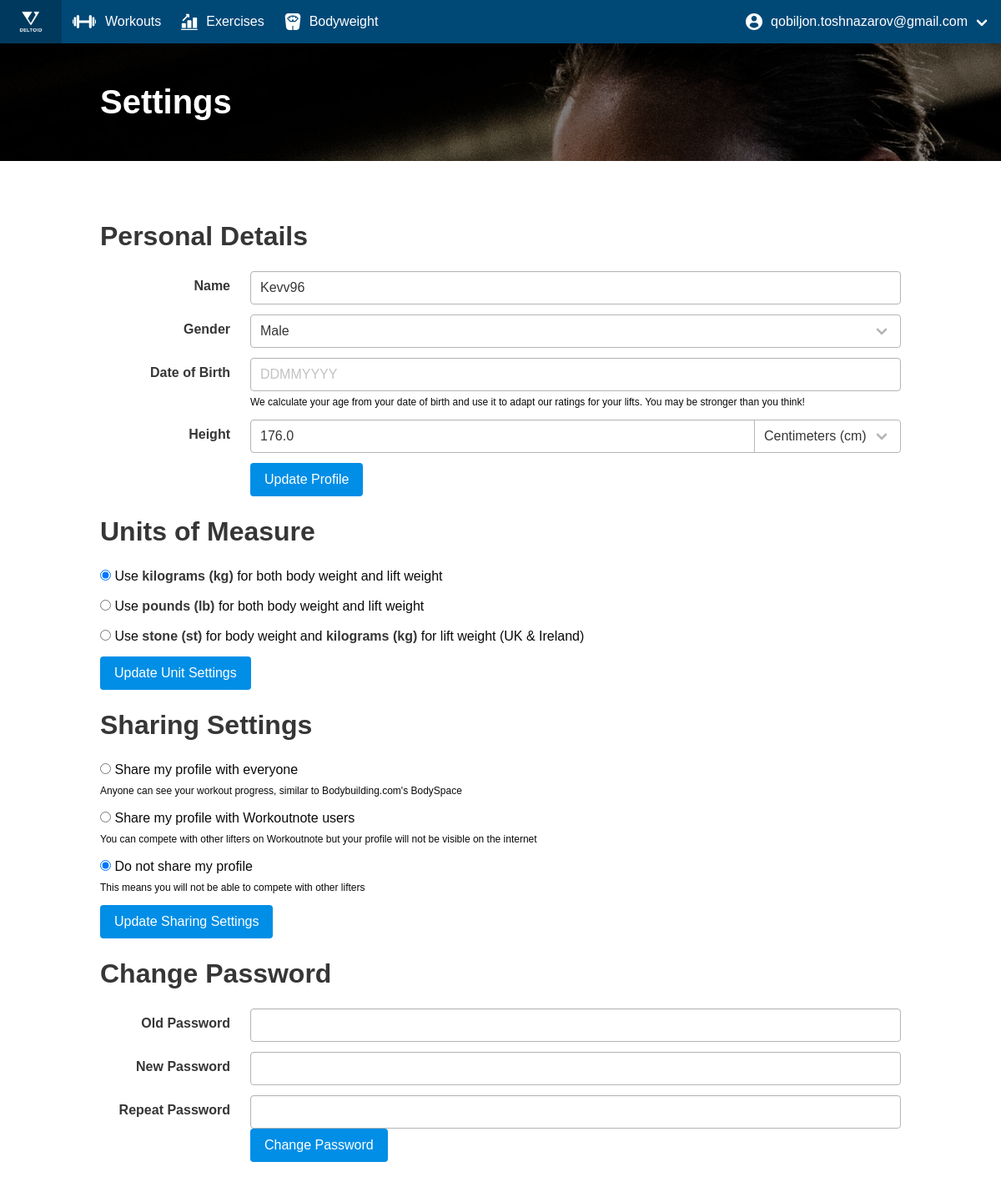
Page /settings/ (signed in) on the earlier database version.
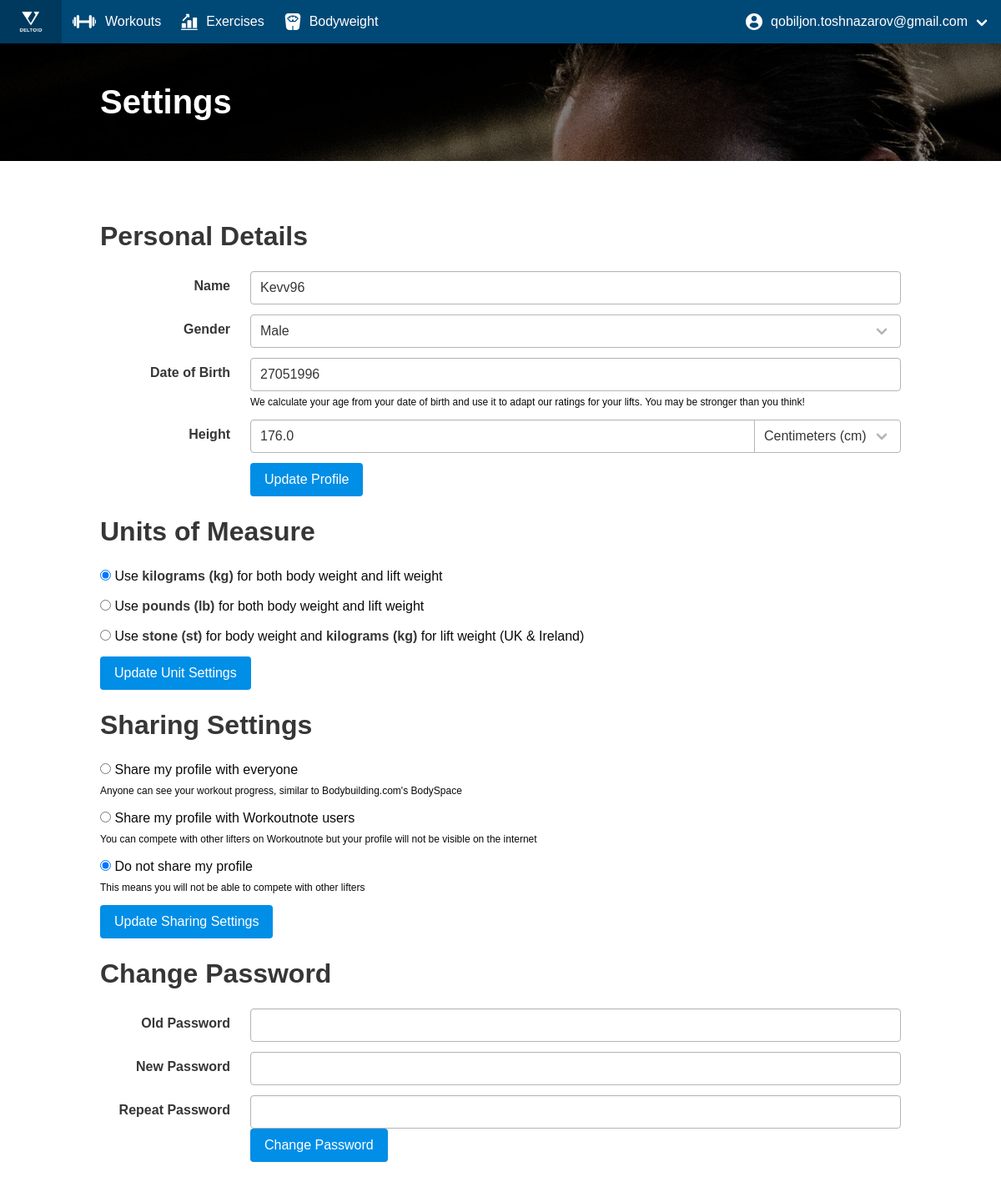
Same page on the later database version.
### workoutnote_django/models.py (models this page shows, shortened)
class Preferences(models.Model):
    class Gender:
        MALE = "MALE"
        FEMALE = "FEMALE"
        ALL = [MALE, FEMALE]
        CHOICES = (
            (MALE, 'Male'),
            (FEMALE, 'Female')
        )
    class ProfileSharing:
        SHARED_WITH_PUBLIC = "SHARED_WITH_PUBLIC"
        SHARED_WITH_USERS = "SHARED_WITH_USERS"
        PRIVATE = "PRIVATE"
        ALL = [SHARED_WITH_PUBLIC, SHARED_WITH_USERS, PRIVATE]
        CHOICES = (
            (SHARED_WITH_PUBLIC, 'Shared with people'),
            (SHARED_WITH_USERS, 'Shared with users'),
            (PRIVATE, 'Private'),
        )
    class MeasurementUnit:
        KILOGRAMS = "KG"
        POUNDS = "LB"
        STONE = "ST"
        ALL = [KILOGRAMS, POUNDS, STONE]
        CHOICES = (
            (KILOGRAMS, 'kg'),
            (POUNDS, 'lb'),
            (STONE, 'st'),
        )
    user = models.OneToOneField(to=django_User, on_delete=models.CASCADE, primary_key=True, related_name='preferences')
    name = models.CharField(max_length=128, default=None, null=True)
    gender = models.CharField(max_length=16, default=Gender.MALE)
    date_of_birth = models.DateTimeField(default=None, null=True)
    height = models.FloatField(default=None, null=True)
    profile_sharing = models.CharField(max_length=128, default=ProfileSharing.PRIVATE, choices=ProfileSharing.CHOICES)
    unit_of_measure = models.CharField(max_length=128, default=MeasurementUnit.KILOGRAMS, choices=MeasurementUnit.CHOICES)
    def gender_str(self):
        return self.gender.__str__()
    def profile_sharing_str(self):
        return self.profile_sharing.__str__()
    def unit_of_measure_str(self):
        return self.unit_of_measure.__str__()
    def date_of_birth_str(self):
        return self.date_of_birth.strftime('%d%m%Y')

### workoutnote_django/views.py (the view, shortened to what this page needs)
# urls.py: path('settings/', views.handle_settings, name='settings'),
@login_required
@require_http_methods(['GET', 'POST'])
def handle_settings(request):
    preferences = models.Preferences.objects.get(user=request.user)
    return render(request=request, template_name='profile/settings.html', context={
        'preferences': preferences,
        'gender': models.Preferences.Gender,
        'sharing': models.Preferences.ProfileSharing,
        'unit': models.Preferences.MeasurementUnit,
    })

### templates/profile/settings.html (shortened to what the changed rows need)
{% extends 'profile/base.html' %}
{% block content %}
    <div id="settingsPageContainer">
        <section class="hero is-primary is-translucent">
            <div class="hero-body">
                <div class="container is-max-desktop"><h1 class="title is-2 is-size-3-mobile">
                    Settings
                </h1></div>
            </div>
        </section>
        <section class="section has-background-white">
            <div class="container is-max-desktop">
                <form method="post" action="{% url 'settings' %}" class="mt-5"><h2 class="title is-3 is-size-4-mobile">Personal Details</h2>
                    <div class="field is-horizontal">
                        <div class="field-body">
                            <div class="field">
                                <div class="control"><input id="name" name="name" type="text" placeholder="Enter Your Name" minlength="3" maxlength="32" class="input" required value="{% if preferences.name is not None %}{{ preferences.name }}{% endif %}"></div>
                            </div>
                        </div>
                    </div>
                    <div class="field is-horizontal">
                        <div class="field-body">
                            <div class="field">
                                <div class="control">
                                    <div class="select is-fullwidth"><select id="gender" name="gender">
                                        <option value="{{ gender.MALE }}" {% if preferences.gender_str == gender.MALE %}selected{% endif %}>Male</option>
                                    </select></div>
                                </div>
                            </div>
                        </div>
                    </div>
                    <div class="field is-horizontal">
                        <div class="field-body">
                            <div class="field">
                                <div class="control">
                                    <div>
                                        <div class="control is-expanded"><input id="birthday" name="birthday" type="number" placeholder="DDMMYYYY" required class="input" maxlength="8" value="{% if preferences.date_of_birth is not None %}{{ preferences.date_of_birth_str }}{% endif %}"></div>
                                    </div>
                                </div>
                                </div>
                        </div>
                    </div>
                    <div id="heightSettings" class="field is-horizontal">
                        <div class="field-body">
                            <div class="field has-addons">
                                <div class="control is-expanded"><input type="number" id="height" name="height" min="1" max="300" step="0.5" required class="input" placeholder="e.g. 187" value="{% if preferences.height is not None %}{{ preferences.height }}{% endif %}"></div>
                            </div>
                        </div>
                    </div>
                </form>
                <form method="post" action="{% url 'settings' %}" class="mt-5"><h2 class="title is-3 is-size-4-mobile">Units of Measure</h2>
                    <div class="field">
                        <div>
                            <div class="field">
                                <div class="control"><label class="radio"><input type="radio" name="measurement_unit" value="{{ unit.KILOGRAMS }}" {% if preferences.unit_of_measure_str == unit.KILOGRAMS %}checked{% endif %}>
                                    Use <strong>kilograms (kg)</strong> for both body weight and lift weight
                                </label></div>
                            </div>
                            <div class="field">
                                <div class="control"><label class="radio"><input type="radio" name="measurement_unit" value="{{ unit.POUNDS }}" {% if preferences.unit_of_measure_str == unit.POUNDS %}checked{% endif %}>
                                    Use <strong>pounds (lb)</strong> for both body weight and lift weight
                                </label></div>
                            </div>
                            <div class="field">
                                <div class="control"><label class="radio"><input type="radio" name="measurement_unit" value="{{ unit.STONE }}" {% if preferences.unit_of_measure_str == unit.STONE %}checked{% endif %}>
                                    Use <strong>stone (st)</strong> for body weight and <strong>kilograms (kg)</strong> for lift
                                    weight (UK &amp; Ireland)
                                </label></div>
                            </div>
                        </div>
                    </div>
                </form>
                <form method="post" action="{% url 'settings' %}" id="profileSharing" class="mt-5"><h2 class="title is-3 is-size-4-mobile">Sharing Settings</h2>
                    <div class="field">
                        <div>
                            <div class="field">
                                <div class="control"><label class="radio"><input type="radio" name="profile_sharing" value="{{ sharing.SHARED_WITH_PUBLIC }}" >
                                    Share my profile with everyone
                                </label>
                                    </div>
                            </div>
                            <div class="field">
                                <div class="control"><label class="radio"><input type="radio" name="profile_sharing" value="{{ sharing.SHARED_WITH_USERS }}" >
                                    Share my profile with Workoutnote users
                                </label>
                                    </div>
                            </div>
                            <div class="field">
                                <div class="control"><label class="radio"><input type="radio" name="profile_sharing" value="{{ sharing.PRIVATE }}" {% if preferences.profile_sharing_str == sharing.PRIVATE %}checked{% endif %}>
                                    Do not share my profile
                                </label>
                                    </div>
                            </div>
                        </div>
                    </div>
                </form>
                <form method="post" action="{% url 'settings' %}" class="mt-5"><h2 class="title is-3 is-size-4-mobile">Change Password</h2>
                </form>
            </div>
        </section>
    </div>
{% endblock %}

Differences in the rows shown:
changed Preferences "Kevv96": birthday (not shown) → "27051996"
